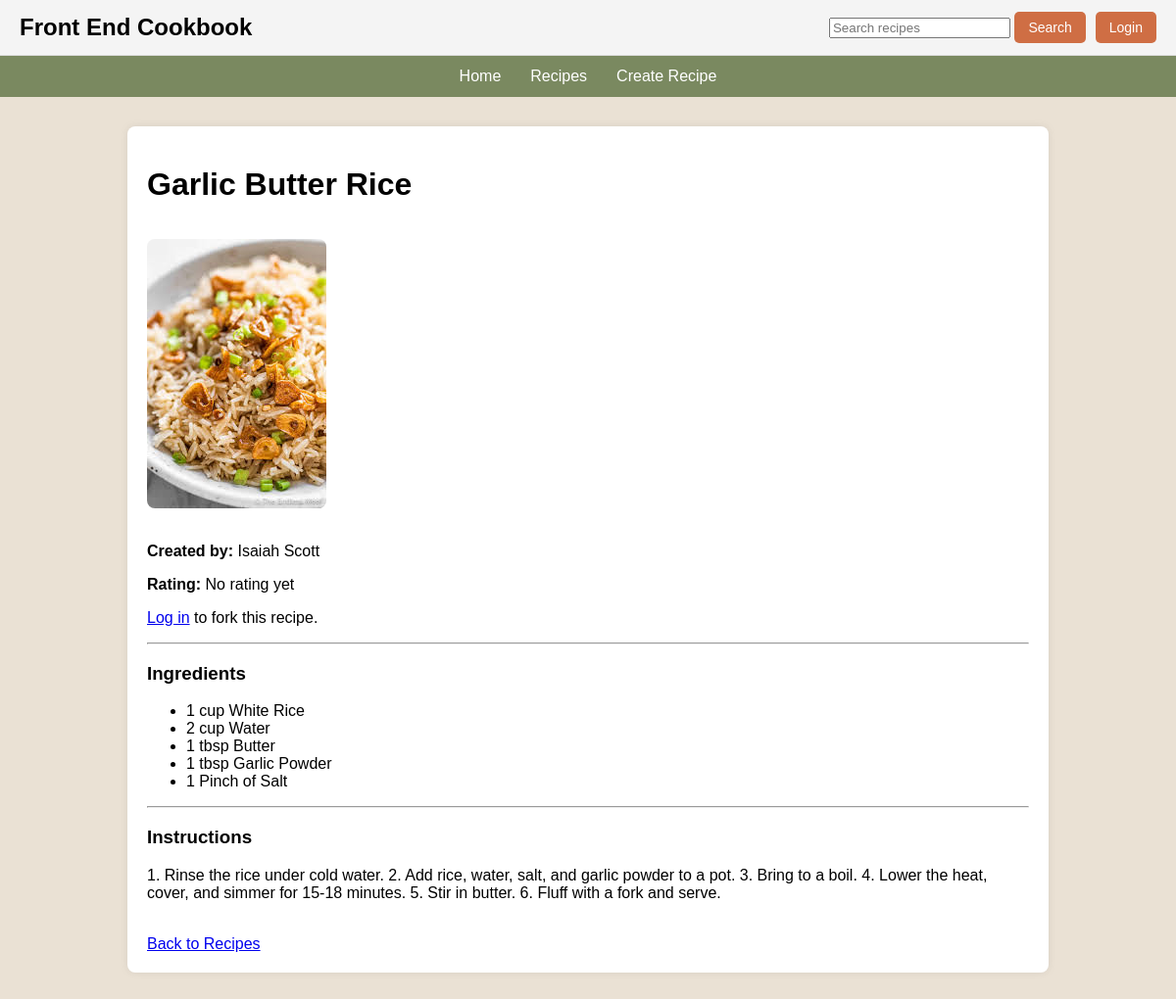
The page /recipe/8 on the database as committed earlier.
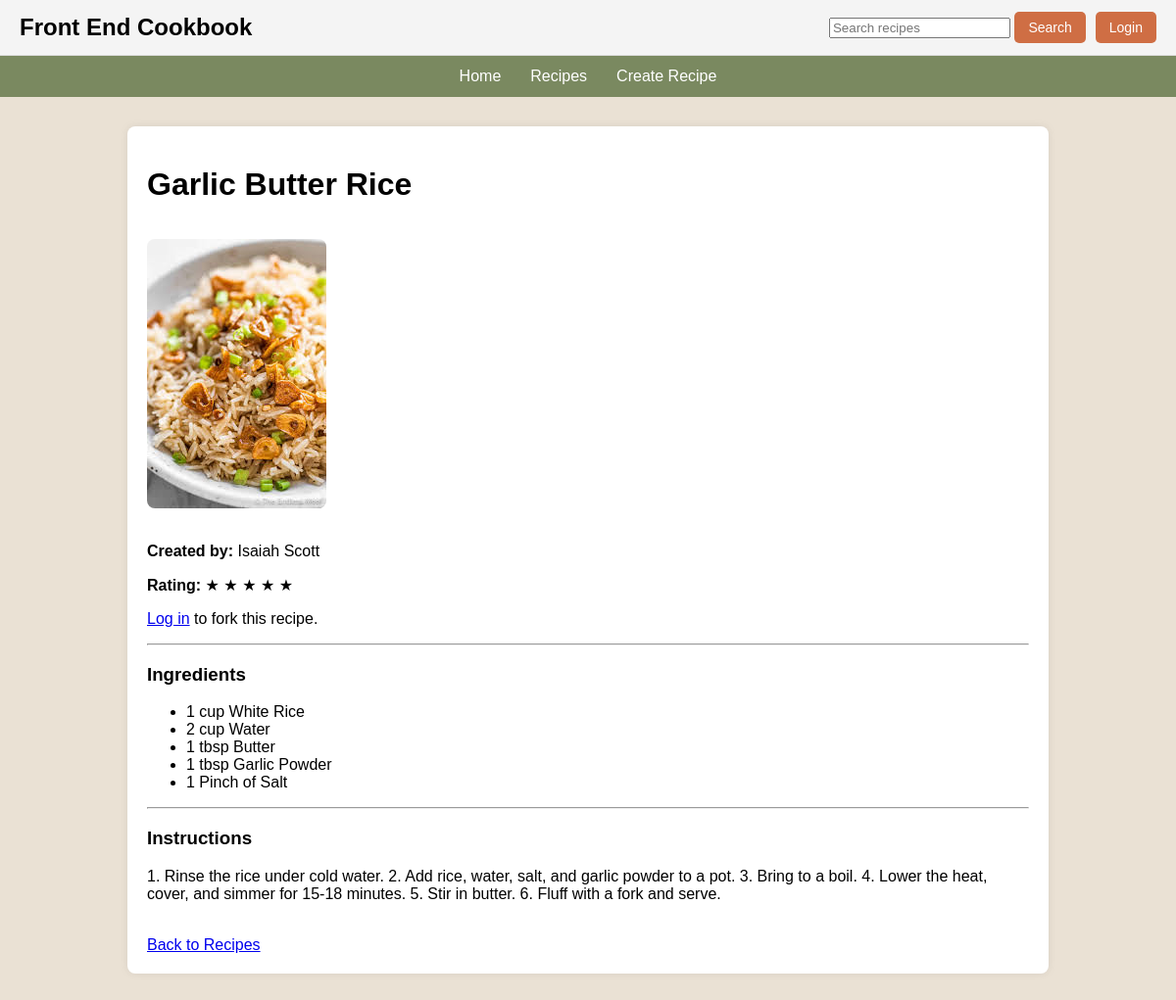
The same page on the database as committed later.
### app/routes.py (the view)
@app.route("/recipe/<int:recipe_id>")
def view_recipe(recipe_id):
    recipe = Recipe.query.get_or_404(recipe_id)
    return render_template("view_recipe.html", recipe=recipe)

### app/templates/view_recipe.html (shortened to what this page needs)
{% extends "base.html" %}
{% block content %}
<h1>{{ recipe.title }}</h1>
{% if recipe.image_filename %}
    <img
        src="{{ url_for('static', filename='uploads/' + recipe.image_filename) }}"
        alt="{{ recipe.title }}"
        style="max-width: 400px; border-radius: 8px; margin: 15px 0;"
    >
{% endif %}
{% if recipe.author %}
    <p>
        <strong>Created by:</strong>
        {{ recipe.author.first_name }} {{ recipe.author.last_name }}
    </p>
{% endif %}
<p>
    <strong>Rating:</strong>
    {% if recipe.rating and recipe.rating > 0 %}
        {% for i in range(recipe.rating) %}
            ★
        {% endfor %}
    {% else %}
        No rating yet
    {% endif %}
</p>
{% if session.get("user_id") %}
    <form action="{{ url_for('fork_recipe', recipe_id=recipe.id) }}" method="POST">
        <button type="submit" class="main-button">
            Fork Recipe
        </button>
    </form>
{% else %}
    <p>
        <a href="{{ url_for('login') }}">Log in</a> to fork this recipe.
    </p>
{% endif %}
<hr>
<h3>Ingredients</h3>
{% if recipe.ingredients %}
    <ul>
        {% for item in recipe.ingredients.split(" | ") %}
            <li>{{ item }}</li>
        {% endfor %}
    </ul>
{% else %}
    <p>No ingredients listed.</p>
{% endif %}
<hr>
<h3>Instructions</h3>
<p>{{ recipe.instructions }}</p>
<br>
<a href="{{ url_for('recipes') }}">Back to Recipes</a>
{% endblock %}

Rows that differ between the two databases and show on the page:
changed Recipe "Garlic Butter Rice": rating 0 → 5 (drawn)
Other text that changed with them:
text no longer shown: "No rating yet"
